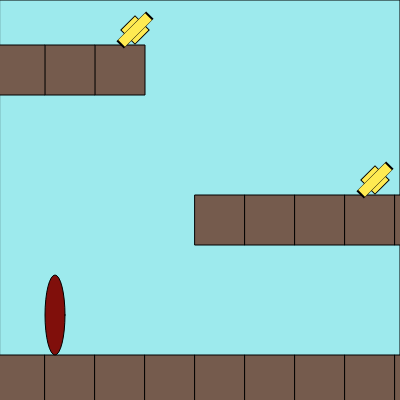
Frame 1 (no input)
Frame 60 (no input): identical to frame 1, image omitted
Frame 120 (the mouse pressed at the canvas centre since frame 60): identical to frame 1, image omitted

The p5.js sketch that drew this single still picture (run headless with seeded random() and noise() and a simulated clock; from frame 60 on, the mouse is pressed at the canvas centre):

// p5.js sketch
// ── sketch.js

//variables
var c1, c2,c3,c4, a, b, c, d, e, f


function setup() {
  createCanvas(400, 400);
  
  push();
  print("The sky is blue now")
  print ("The Ground has been created")
  print("the coins have been placed")
  print("You have spawined in, collect coins.")
  pop();
  
}


function draw() {
  background(220);
  
  push();
  let c1= color (157, 234, 237);
  fill (c1);
  rect (0,0,400,400);
  pop();
  
  //draw the ground blocks
  push();
  let c2= color (117, 91, 77);
  fill (c2);
  drawGround (10,10);
  drawGround (60,10);
  drawGround (110,10);
  drawGround (160,10);
  drawGround (210,10);
  drawGround (260,10);
  drawGround (310,10);
  drawGround (360,10);
  drawGround (410,10);
  drawGround (210, -150);
  drawGround (260, -150);
  drawGround (310, -150);
  drawGround (360, -150);
  drawGround (410, -150);
  drawGround (110, -300);
  drawGround (60,-300);
  drawGround (10,-300);
  pop();
  
  //draw the coins
  push();
  let c3= color (255, 235, 82);
  fill (c3);
  drawDiamond (135, 30);
  drawDiamond (375, 180);
  pop();
  
  //draw the character
  push();
  let c4= color (128, 15, 11);
  fill (c4);
  drawCharacter (5, 265);
  pop();
  
}

//function for the ground blocks
function drawGround (a,b){
  push();
  rectMode (CENTER);
  translate (a,b);
  rect (10, 370, 50, 50);
  pop();
}

//function for drawing the coins
function drawDiamond (c,d){
  push();
  rectMode(CENTER);
  translate(c,d);
  rotate(PI/4);
  rect(0, 0, 20, 20);
  scale (0.5, 2);
  rect (0,0,20,20)
  pop();
}

// character function
function drawCharacter(e,f){
  push();
  ellipseMode(RADIUS);
  translate(e,f);
  ellipse(50,50,10,40)
  pop();
  
}
